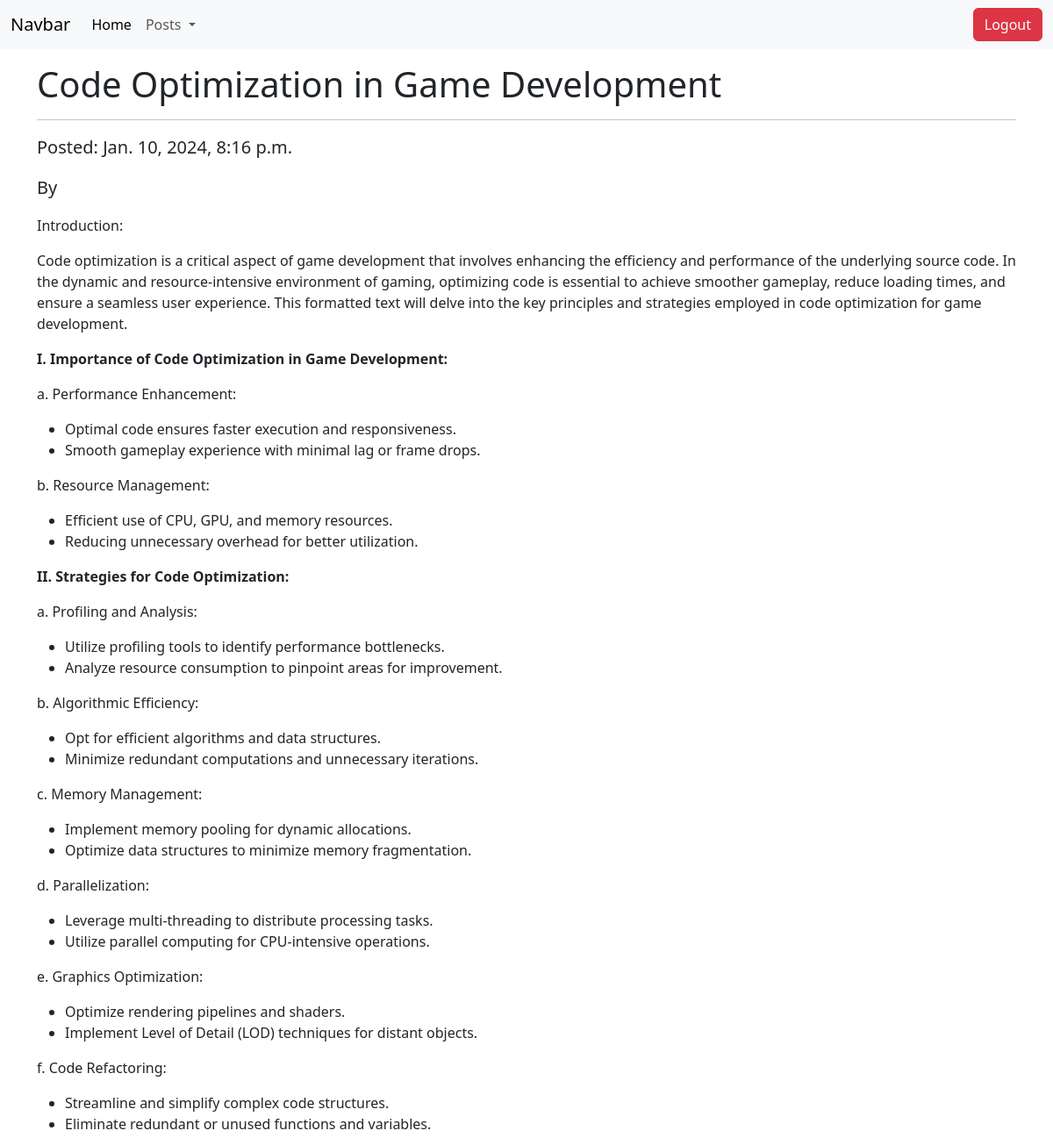
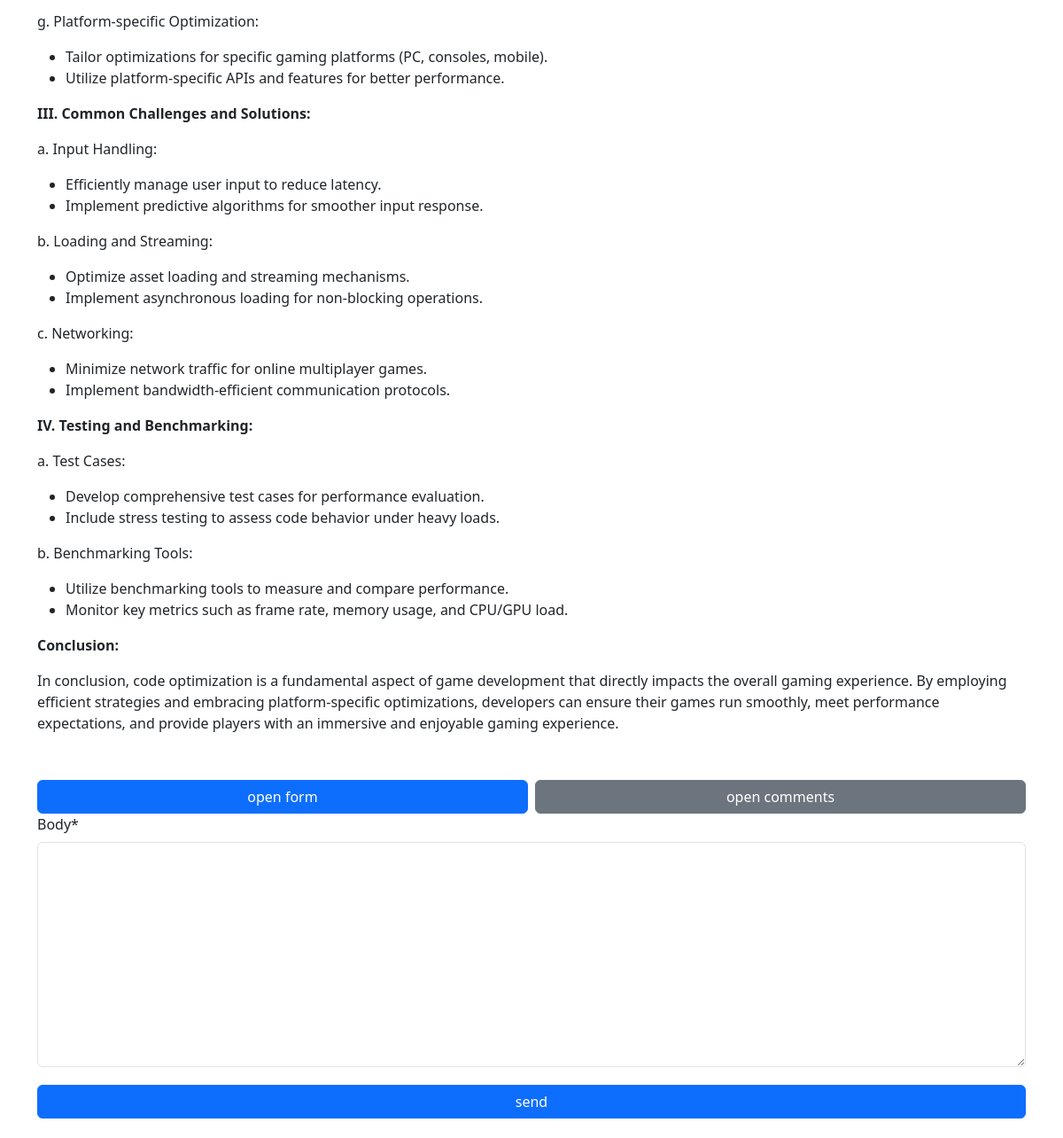
Page /post/2/ (signed in) on the committed database (2 pictures, top to bottom).
### app/models.py (models this page shows, shortened)
class Post(models.Model):
    profile = models.ForeignKey(Profile, on_delete=models.CASCADE)
    description = models.TextField(max_length=255)
    post_image = models.ImageField(upload_to=get_upload_location_post, validators=[
                                   FileExtensionValidator(['png', 'jpeg', 'jpg'])], null=True, blank=True)
    title = models.CharField(max_length=255)
    body = RichTextField()
    created_date = models.DateTimeField(auto_now_add=True)

### app/views.py (the view, shortened to what this page needs)
# urls.py: path('post/<int:pk>/', PostDetailView.as_view(), name='post'),
class PostDetailView(FormMixin, DetailView):
    model = Post
    template_name = 'post.html'
    form_class = CommentCreateForm
    def post(self, request, *args, **kwargs):
        if not request.user.is_authenticated:
            return HttpResponseForbidden()
        self.object = self.get_object()
        form = self.get_form()
        if form.is_valid():
            return self.form_valid(form)
        else:
            return self.form_invalid(form)
    def get_context_data(self, **kwargs: Any) -> dict[str, Any]:
        context = super().get_context_data(**kwargs)
        context['comments'] = Comment.objects.filter(
            post=context['post']).order_by('-created_date')
        return context

### app/forms.py
class CommentCreateForm(forms.ModelForm):
    class Meta:
        model = Comment
        fields = ('body',)

### app/templates/post.html (shortened to what this page needs)
{% extends 'base.html' %}
{% load static %}
{% load crispy_forms_tags %}
{% block content %}
<div>
    <p class="h1">{{object.title}}</p>
    <hr>
    <p class="fs-5">Posted: {{object.created_date}}</p>
    <p class="fs-5 text-shadow">By {{object.profile.user.first_name}} {{object.profile.user.last_name}}</p>
    {{object.body|safe}}
</div>
{% if user.is_authenticated %}
<div class="mt-5 mb-2" style="height: 400px;">
    <div class="d-flex justify-content-center gap-2">
        <button type="submit" class="btn btn-primary mt-1 w-100" id="toggleForm">open form</button>
        <button type="submit" class="btn btn-secondary mt-1 w-100" id="toogleComments">open comments</button>
    </div>
    <div id="comment-form">
        <form method="post" class="comment-form">
            {{form|crispy}}
            <button type="submit" class="btn btn-primary mt-1 w-100">send</button>
        </form>
    </div>
</div>
{% endif %}
{% endblock %}

### app/static/css/base.css (style rules this page uses)
* { margin: 0; padding: 0; box-sizing: border-box; }
body { min-height: 100vh; height: fit-content; }

### rows in the picture
Post: title "Code Optimization in Game Development", created_date "Jan. 10, 2024, 8:16 p.m.", body "Introduction: Code optimization is a critical aspect of game development that involves enhancing the efficiency and performance of the underlying source code. In the dynamic and resource-intensive environment of gaming, optimizing code is essential to achieve smoother gameplay, reduce loading times, and ensure a seamless user experience. This formatted text will delve into the key principles and strategies employed in code optimization for game development. I. Importance of Code Optimization in Game Development: a. Performance Enhancement: Optimal code ensures faster execution and responsiveness. Smooth gameplay experience with minimal lag or frame drops. b. Resource Management: Efficient…"
